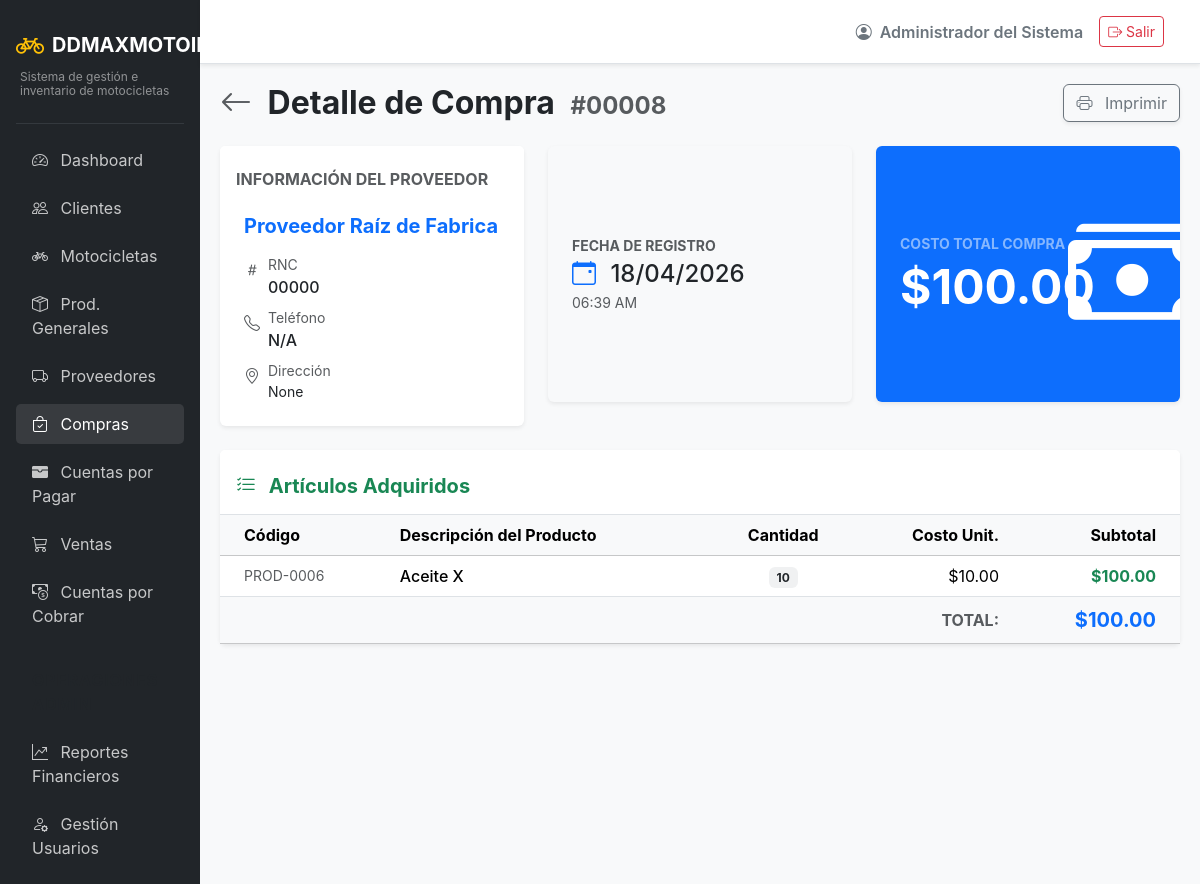
Page /purchases/detail/8 (signed in) on the committed database.
### app/models/auth.py (models this page shows, shortened)
class Usuarios(UserMixin, db.Model):
    __tablename__ = 'usuarios'
    id = db.Column(db.Integer, primary_key=True)
    usuario = db.Column(db.String(50), unique=True, nullable=False)
    password_hash = db.Column(db.String(255), nullable=False)
    rol_id = db.Column(db.Integer, db.ForeignKey('roles.id'), nullable=False)
    estado = db.Column(db.String(20), default='activo') # activo/inactivo
    nombre = db.Column(db.String(100), nullable=False)
    created_at = db.Column(db.DateTime, default=datetime.utcnow)
    updated_at = db.Column(db.DateTime, default=datetime.utcnow, onupdate=datetime.utcnow)

### app/models/transactions.py (models this page shows)
class Compras(db.Model):
    __tablename__ = 'compras'
    id = db.Column(db.Integer, primary_key=True)
    proveedor_id = db.Column(db.Integer, db.ForeignKey('proveedores.id'), nullable=False)
    fecha = db.Column(db.DateTime, default=datetime.utcnow)
    tipo = db.Column(db.String(20), nullable=False, server_default='contado') # contado, credito
    costo_total = db.Column(db.Numeric(12, 2), nullable=False)
    pago_inicial = db.Column(db.Numeric(12, 2), default=0)
    metodo_pago = db.Column(db.String(50))
    estado = db.Column(db.String(20), default='pendiente') # pendiente, anulada, pagada, parcial
    created_at = db.Column(db.DateTime, default=datetime.utcnow)
    proveedor = db.relationship('Proveedores', backref='compras')
    detalles = db.relationship('DetalleCompra', backref='compra', lazy=True)

class DetalleCompra(db.Model):
    __tablename__ = 'detalle_compra'
    id = db.Column(db.Integer, primary_key=True)
    compra_id = db.Column(db.Integer, db.ForeignKey('compras.id'), nullable=False)
    producto_id = db.Column(db.Integer, db.ForeignKey('productos.id'), nullable=False)
    cantidad = db.Column(db.Integer, nullable=False)
    costo_unitario = db.Column(db.Numeric(10, 2), nullable=False)
    producto = db.relationship('Productos')

### app/models/entities.py (models this page shows)
class Proveedores(db.Model):
    __tablename__ = 'proveedores'
    id = db.Column(db.Integer, primary_key=True)
    nombre = db.Column(db.String(150), unique=True, nullable=False)
    rnc = db.Column(db.String(50))
    telefono = db.Column(db.String(20))
    direccion = db.Column(db.String(255))
    contacto = db.Column(db.String(100))
    estado = db.Column(db.String(20), default='activo')
    created_at = db.Column(db.DateTime, default=datetime.utcnow)

class Productos(db.Model):
    __tablename__ = 'productos'
    id = db.Column(db.Integer, primary_key=True)
    nombre = db.Column(db.String(150), nullable=False)
    categoria_id = db.Column(db.Integer, db.ForeignKey('categorias_producto.id'), nullable=False)
    precio = db.Column(db.Numeric(10, 2), nullable=False)
    stock = db.Column(db.Integer, default=0)
    estado = db.Column(db.String(20), default='disponible')
    created_at = db.Column(db.DateTime, default=datetime.utcnow)
    motocicleta = db.relationship('Motocicletas', backref='producto', uselist=False)

### app/routes/purchases.py (the view)
@purchases_bp.route('/detail/<int:id>')
def detail_purchase(id):
    compra = db.session.get(Compras, id)
    if not compra:
        flash('Compra no encontrada.', 'danger')
        return redirect(url_for('purchases.list_purchases'))
    return render_template('purchases/detail.html', compra=compra)

### app/models/auth.py (called while the page is built)
@login_manager.user_loader
def load_user(user_id):
    return db.session.get(Usuarios, int(user_id))

### app/templates/purchases/detail.html (shortened to what this page needs)
{% extends "base.html" %}
{% block content %}
<div class="d-flex justify-content-between align-items-center mb-4">
    <h2 class="fw-bold mb-0">
        <a href="{{ url_for('purchases.list_purchases') }}" class="text-decoration-none text-muted me-2"><i class="bi bi-arrow-left"></i></a>
        Detalle de Compra <span class="text-muted ms-2 fs-4">#{{ "{:05d}".format(compra.id) }}</span>
    </h2>
    <div>
        <button class="btn btn-outline-secondary shadow-sm" onclick="window.print()">
            <i class="bi bi-printer me-2"></i> Imprimir
        </button>
    </div>
</div>
<div class="row g-4 mb-4">
    <div class="col-lg-4">
        <div class="card shadow-sm border-0 h-100">
            <div class="card-header bg-white pt-4 pb-0 border-0">
                <h6 class="fw-bold text-muted text-uppercase mb-0">Información del Proveedor</h6>
            </div>
            <div class="card-body p-4">
                <h5 class="fw-bold mb-3 text-primary">{{ compra.proveedor.nombre if compra.proveedor else 'Proveedor Invalido' }}</h5>
                <div class="d-flex mb-2">
                    <i class="bi bi-hash text-muted me-2 mt-1"></i>
                    <div>
                        <div class="small text-muted">RNC</div>
                        <div class="fw-medium">{{ compra.proveedor.rnc if compra.proveedor else 'N/A' }}</div>
                    </div>
                </div>
                <div class="d-flex mb-2">
                    <i class="bi bi-telephone text-muted me-2 mt-1"></i>
                    <div>
                        <div class="small text-muted">Teléfono</div>
                        <div class="fw-medium">{{ compra.proveedor.telefono if compra.proveedor else 'N/A' }}</div>
                    </div>
                </div>
                <div class="d-flex">
                    <i class="bi bi-geo-alt text-muted me-2 mt-1"></i>
                    <div>
                        <div class="small text-muted">Dirección</div>
                        <div class="small">{{ compra.proveedor.direccion if compra.proveedor else 'N/A' }}</div>
                    </div>
                </div>
            </div>
        </div>
    </div>
    <div class="col-lg-8">
        <div class="row g-4 h-100">
            <div class="col-md-6">
                <div class="card shadow-sm border-0 h-100 bg-light">
                    <div class="card-body p-4 d-flex flex-column justify-content-center">
                        <span class="text-muted small text-uppercase fw-bold mb-1">Fecha de Registro</span>
                        <h4 class="mb-0 fw-medium"><i class="bi bi-calendar-event me-2 text-primary"></i> {{ compra.fecha.strftime('%d/%m/%Y') }}</h4>
                        <span class="text-muted small mt-1">{{ compra.fecha.strftime('%H:%M %p') }}</span>
                    </div>
                </div>
            </div>
            <div class="col-md-6">
                <div class="card shadow-sm border-0 h-100 bg-primary text-white position-relative overflow-hidden">
                    <i class="bi bi-cash-stack position-absolute translate-middle-y text-white opacity-10" style="font-size: 8rem; right: -1rem; top: 50%;"></i>
                    <div class="card-body p-4 d-flex flex-column justify-content-center position-relative z-1">
                        <span class="text-white-50 small text-uppercase fw-bold mb-1">Costo Total Compra</span>
                        <h2 class="display-5 fw-bold mb-0">${{ "{:,.2f}".format(compra.costo_total) }}</h2>
                    </div>
                </div>
            </div>
        </div>
    </div>
</div>
<div class="card shadow-sm border-0">
    <div class="card-header bg-white pt-4 pb-3 border-bottom">
        <h5 class="fw-bold text-success mb-0"><i class="bi bi-list-check me-2"></i> Artículos Adquiridos</h5>
    </div>
    <div class="card-body p-0">
        <div class="table-responsive">
            <table class="table align-middle mb-0">
                <thead class="table-light">
                    <tr>
                        <th class="ps-4">Código</th>
                        <th>Descripción del Producto</th>
                        <th class="text-center">Cantidad</th>
                        <th class="text-end">Costo Unit.</th>
                        <th class="text-end pe-4">Subtotal</th>
                    </tr>
                </thead>
                <tbody>
                    {% for item in compra.detalles %}
                    <tr>
                        <td class="ps-4 text-muted small">
                            PROD-{{ "{:04d}".format(item.producto_id) }}
                        </td>
                        <td>
                            <div class="fw-medium">{{ item.producto.nombre if item.producto else 'Producto Desconocido' }}</div>
                        </td>
                        <td class="text-center">
                            <span class="badge bg-secondary bg-opacity-10 text-dark px-2 rounded">{{ item.cantidad }}</span>
                        </td>
                        <td class="text-end">
                            ${{ "{:,.2f}".format(item.costo_unitario) }}
                        </td>
                        <td class="text-end pe-4 fw-bold text-success">
                            ${{ "{:,.2f}".format(item.cantidad * item.costo_unitario) }}
                        </td>
                    </tr>
                    {% endfor %}
                </tbody>
                <tfoot class="table-light">
                    <tr>
                        <td colspan="3"></td>
                        <td class="text-end fw-bold text-muted">TOTAL:</td>
                        <td class="text-end pe-4 fw-bold fs-5 text-primary">
                            ${{ "{:,.2f}".format(compra.costo_total) }}
                        </td>
                    </tr>
                </tfoot>
            </table>
        </div>
    </div>
</div>
{% endblock %}

### app/templates/base.html (shortened to what this page needs)
<!DOCTYPE html>
<html lang="es">
<head>
    <link href="https://cdn.jsdelivr.net/npm/bootstrap@5.3.2/dist/css/bootstrap.min.css" rel="stylesheet">
    <link href="https://cdn.jsdelivr.net/npm/bootstrap-icons@1.11.1/font/bootstrap-icons.css" rel="stylesheet">
</head>
<body>
    <div class="container-fluid p-0">
        <div class="row g-0">
            <div class="col-md-2 sidebar d-none d-md-block p-3">
                <a href="{{ url_for('main.dashboard') }}" class="text-decoration-none d-flex flex-column mb-4 mt-2">
                    <div class="d-flex align-items-center">
                        <i class="bi bi-bicycle fs-3 text-warning me-2"></i>
                        <span class="fs-5 text-white fw-bold">DDMAXMOTOIMPORT</span>
                    </div>
                    <div class="text-white-50 mt-1 ps-1" style="font-size: 0.75rem; line-height: 1.2;">Sistema de gestión e inventario de motocicletas</div>
                </a>
                <hr class="text-secondary">
                <ul class="nav flex-column gap-2">
                    <li class="nav-item">
                        <a class="nav-link {% if request.endpoint and request.endpoint.startswith('main.') %}active{% endif %}" href="{{ url_for('main.dashboard') }}">
                            <i class="bi bi-speedometer2 me-2"></i> Dashboard
                        </a>
                    </li>
                    <li class="nav-item">
                        <a class="nav-link {% if request.endpoint and request.endpoint.startswith('clients.') %}active{% endif %}" href="{{ url_for('clients.list_clients') }}">
                            <i class="bi bi-people me-2"></i> Clientes
                        </a>
                    </li>
                    <li class="nav-item">
                        <a class="nav-link {% if request.endpoint and request.endpoint.startswith('inventory.') and 'product' not in request.endpoint %}active{% endif %}" href="{{ url_for('inventory.list_motorcycles') }}">
                            <i class="bi bi-bicycle me-2"></i> Motocicletas
                        </a>
                    </li>
                    <li class="nav-item">
                        <a class="nav-link {% if request.endpoint and request.endpoint.startswith('inventory.') and 'product' in request.endpoint %}active{% endif %}" href="{{ url_for('inventory.list_products') }}">
                            <i class="bi bi-box-seam me-2"></i> Prod. Generales
                        </a>
                    </li>
                    <li class="nav-item">
                        <a class="nav-link {% if request.endpoint and request.endpoint.startswith('suppliers.') %}active{% endif %}" href="{{ url_for('suppliers.list_suppliers') }}">
                            <i class="bi bi-truck me-2"></i> Proveedores
                        </a>
                    </li>
                    <li class="nav-item">
                        <a class="nav-link {% if request.endpoint and request.endpoint.startswith('purchases.') %}active{% endif %}" href="{{ url_for('purchases.list_purchases') }}">
                            <i class="bi bi-bag-check me-2"></i> Compras
                        </a>
                    </li>
                    <li class="nav-item">
                        <a class="nav-link {% if request.endpoint and request.endpoint.startswith('payables.') %}active{% endif %}" href="{{ url_for('payables.list_accounts') }}">
                            <i class="bi bi-wallet-fill me-2"></i> Cuentas por Pagar
                        </a>
                    </li>
                    <li class="nav-item">
                        <a class="nav-link {% if request.endpoint and request.endpoint.startswith('sales.') %}active{% endif %}" href="{{ url_for('sales.list_sales') }}">
                            <i class="bi bi-cart3 me-2"></i> Ventas
                        </a>
                    </li>
                    <li class="nav-item">
                        <a class="nav-link {% if request.endpoint and request.endpoint.startswith('accounts.') %}active{% endif %}" href="{{ url_for('accounts.list_accounts') }}">
                            <i class="bi bi-cash-coin me-2"></i> Cuentas por Cobrar
                        </a>
                    </li>
                    {% if current_user.is_authenticated and current_user.rol.nombre|upper in ['ADMIN', 'ADMINISTRADOR'] %}
                    <li class="nav-item mt-3">
                        <span class="nav-link text-uppercase small fw-bold text-muted" style="letter-spacing: 1px;">Operaciones Admin</span>
                    </li>
                    <li class="nav-item">
                        <a class="nav-link {% if request.endpoint and request.endpoint.startswith('reports.') %}active{% endif %}" href="{{ url_for('reports.sales_report') }}">
                            <i class="bi bi-graph-up-arrow me-2"></i> Reportes Financieros
                        </a>
                    </li>
                    <li class="nav-item">
                        <a class="nav-link" href="#" onclick="alert('Módulo de usuarios en desarrollo'); return false;">
                            <i class="bi bi-person-gear me-2"></i> Gestión Usuarios
                        </a>
                    </li>
                    {% endif %}
                </ul>
            </div>
            <div class="col-md-10 d-flex flex-column vh-100">
                <nav class="navbar navbar-expand-lg navbar-light bg-white border-bottom shadow-sm px-4 py-3">
                    <div class="container-fluid">
                        <div class="ms-auto d-flex align-items-center">
                            <span class="me-3 fw-semibold text-secondary">
                                <i class="bi bi-person-circle me-1"></i> {{ current_user.nombre }}
                            </span>
                            <a href="{{ url_for('auth.logout') }}" class="btn btn-outline-danger btn-sm">
                                <i class="bi bi-box-arrow-right"></i> Salir
                            </a>
                        </div>
                    </div>
                </nav>
                <main class="content-area flex-grow-1 overflow-auto">
                    {% block content %}{% endblock %}
                </main>
            </div>
        </div>
    </div>
</body>
</html>

### app/templates/base.html (style rules this page uses)
body { background-color: #f8f9fa; font-family: 'Inter', sans-serif; }
.sidebar { background-color: #212529; min-height: 100vh; color: #fff; }
.sidebar .nav-link { color: rgba(255,255,255,.75); transition: 0.3s; }
.sidebar .nav-link:hover, .sidebar .nav-link.active { color: #fff; background: rgba(255,255,255,.1); border-radius: 5px; }
.content-area { padding: 20px; }

### rows in the picture
Usuarios: nombre "Administrador del Sistema"
Compras: id "00008", fecha "18/04/2026", fecha "06:39 AM", costo_total "100.00"
Proveedores: proveedor "Proveedor Raíz de Fabrica", proveedor "00000", proveedor "N/A", proveedor "None"
DetalleCompra: producto_id "0006", producto "Aceite X", cantidad "10", costo_unitario "10.00", item.cantidad*item.costo_unitario "100.00"
